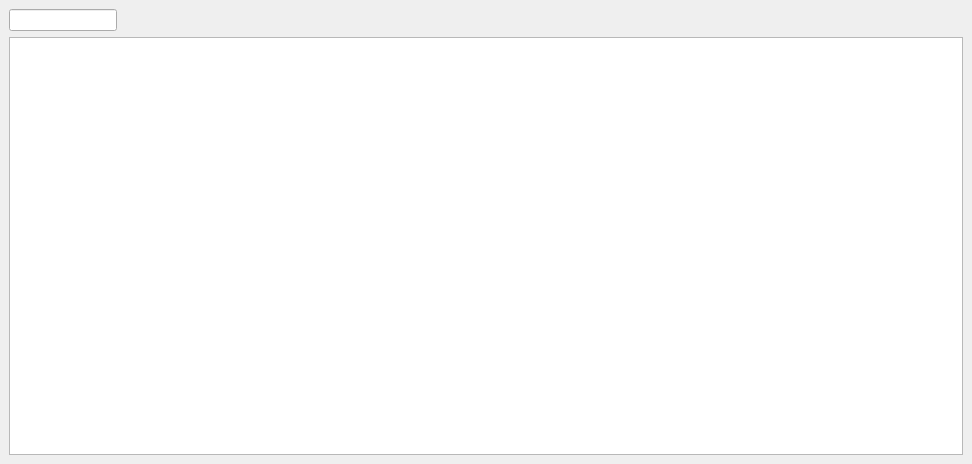
<?xml version="1.0" encoding="UTF-8"?>
<ui version="4.0">
 <class>MainWindow</class>
 <widget class="QMainWindow" name="MainWindow">
  <property name="geometry">
   <rect>
    <x>0</x>
    <y>0</y>
    <width>972</width>
    <height>464</height>
   </rect>
  </property>
  <property name="windowTitle">
   <string>Tcp Server</string>
  </property>
  <widget class="QWidget" name="centralwidget">
   <property name="layoutDirection">
    <enum>Qt::LeftToRight</enum>
   </property>
   <layout class="QVBoxLayout" name="verticalLayout">
    <item>
     <widget class="QLineEdit" name="portText">
      <property name="sizePolicy">
       <sizepolicy hsizetype="Fixed" vsizetype="Fixed">
        <horstretch>0</horstretch>
        <verstretch>0</verstretch>
       </sizepolicy>
      </property>
      <property name="layoutDirection">
       <enum>Qt::LeftToRight</enum>
      </property>
      <property name="text">
       <string/>
      </property>
      <property name="alignment">
       <set>Qt::AlignLeading|Qt::AlignLeft|Qt::AlignVCenter</set>
      </property>
      <property name="readOnly">
       <bool>true</bool>
      </property>
     </widget>
    </item>
    <item>
     <widget class="QTableWidget" name="connectionTableWidget">
      <property name="layoutDirection">
       <enum>Qt::LeftToRight</enum>
      </property>
     </widget>
    </item>
   </layout>
  </widget>
 </widget>
 <resources/>
 <connections/>
</ui>
